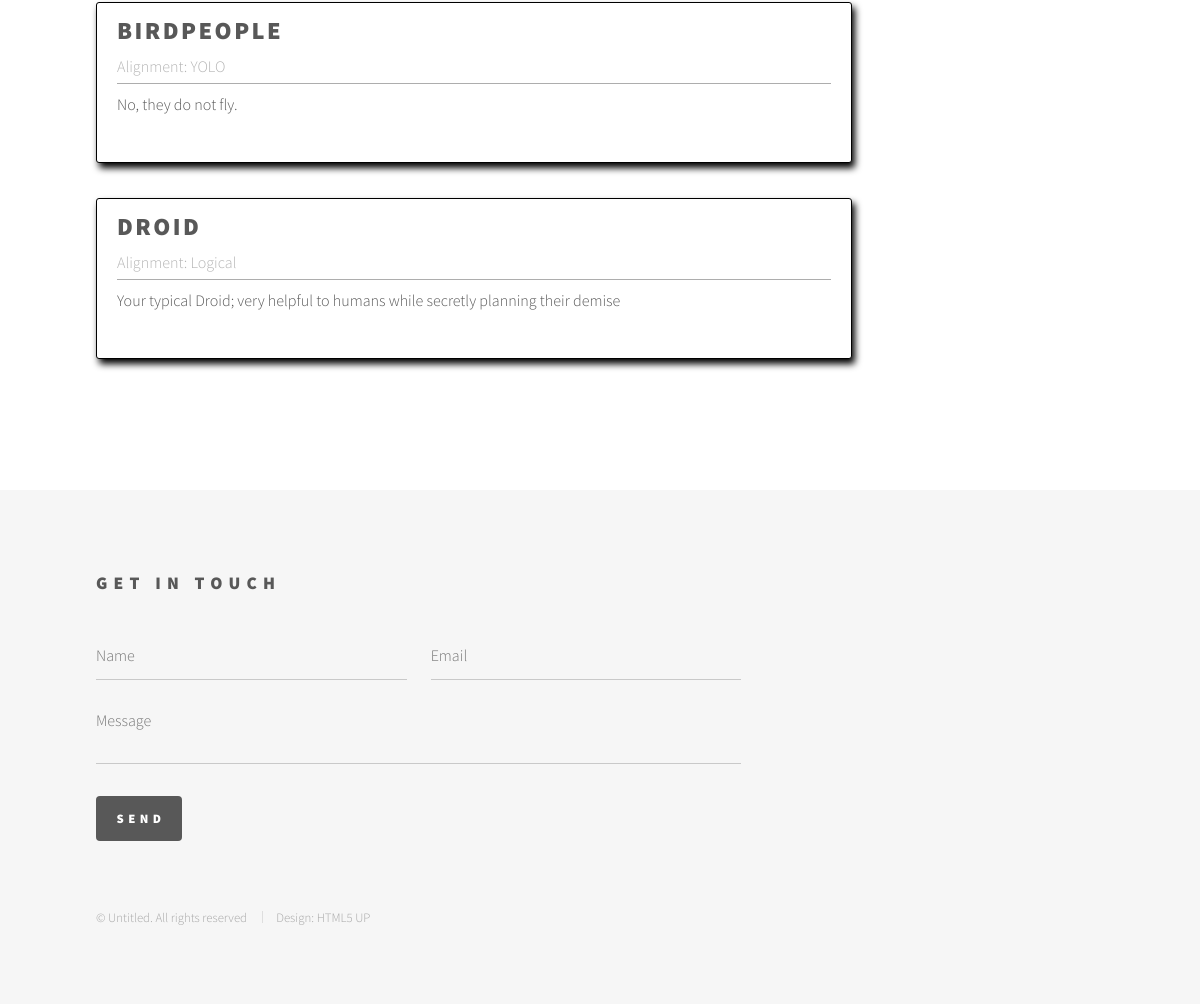
The page /races (lower part) on the database as committed earlier.
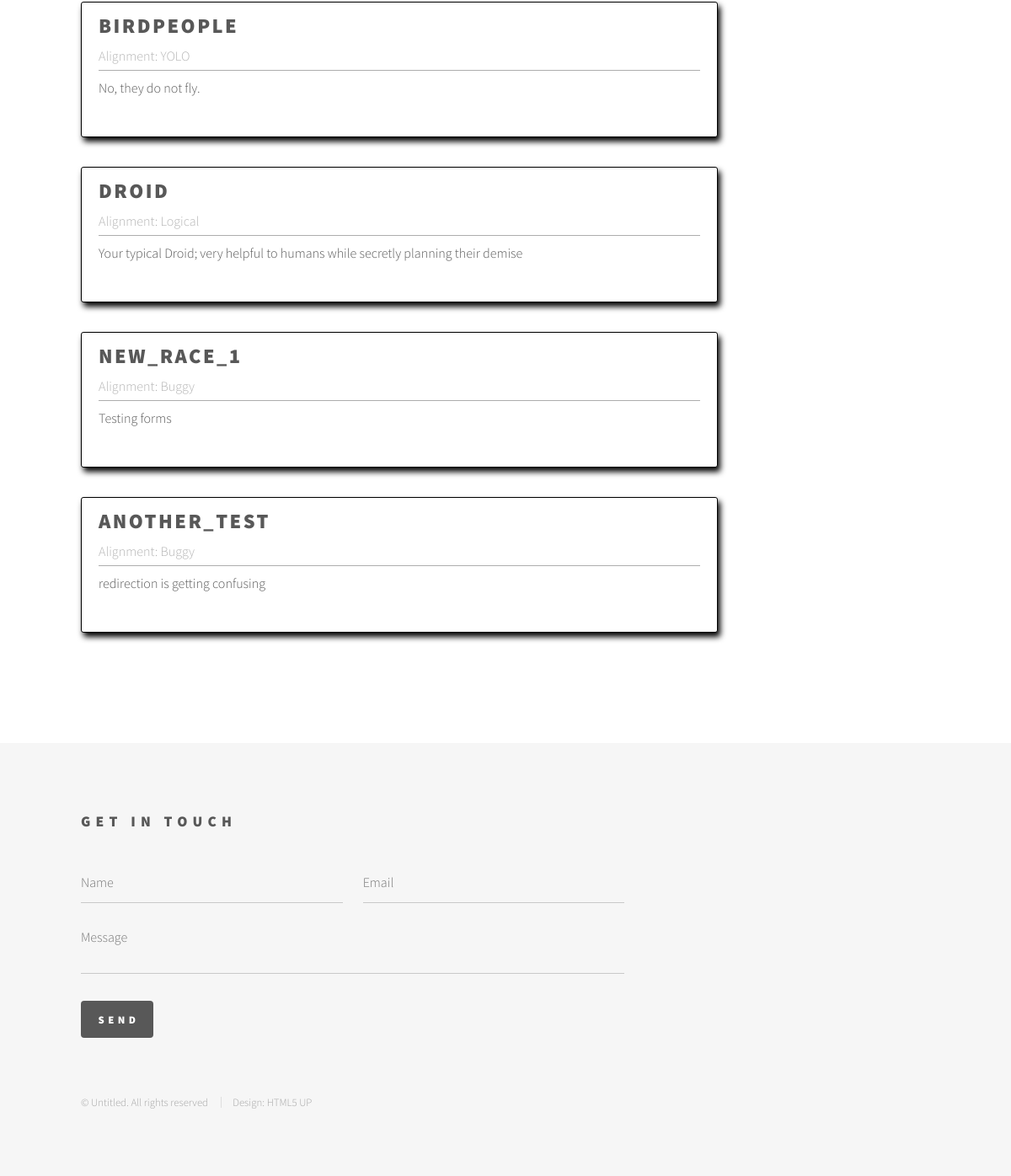
The same page on the database as committed later.
### character_builder/models.py (models this page shows, shortened)
class Race(models.Model):
    SIZE_CHOICES = (
        ('T', "Tiny"),
        ('S', "Small"),
        ('M', "Medium"),
        ('L', "Large"),
        ('H', "Huge"),
        ('G', "Gargantuan")
    )
    name = models.CharField(max_length=100)
    description = models.TextField()
    age = models.IntegerField()
    alignment = models.CharField(max_length=100)
    size = models.CharField(max_length=1, choices=SIZE_CHOICES)
    speed = models.IntegerField()
    def get_absolute_url(self):
        return reverse('race_detail', args=[str(self.id)])

### character_builder/views.py (the view)
# urls.py: path('races', RaceListView.as_view(), name="race_view"),
class RaceListView(ListView):
    model = Race
    template_name = "race_list.html"
    context_object_name = "races"

### templates/race_list.html (shortened to what this page needs)
{% extends "base.html" %}
{% block content %}
{% for race in races %}
<article class="media content-section">
    <div class="media-body">
        <div class="article-metadata">
            <h2 class="cardlabel"><a class="article-title" href="{{ race.get_absolute_url }}">{{ race.name }}</a>
            </h2>
            <small class="text-mute">Alignment: {{ race.alignment }}</small>
        </div>
        <p class="article-content">{{ race.description }}</p>
    </div>
</article>
{% endfor %}
{% endblock content %}

Rows that differ between the two databases and show on the page:
added Race: name "NEW_RACE_1", alignment "Buggy", description "Testing forms"
added Race: name "ANOTHER_TEST", alignment "Buggy", description "redirection is getting confusing"
